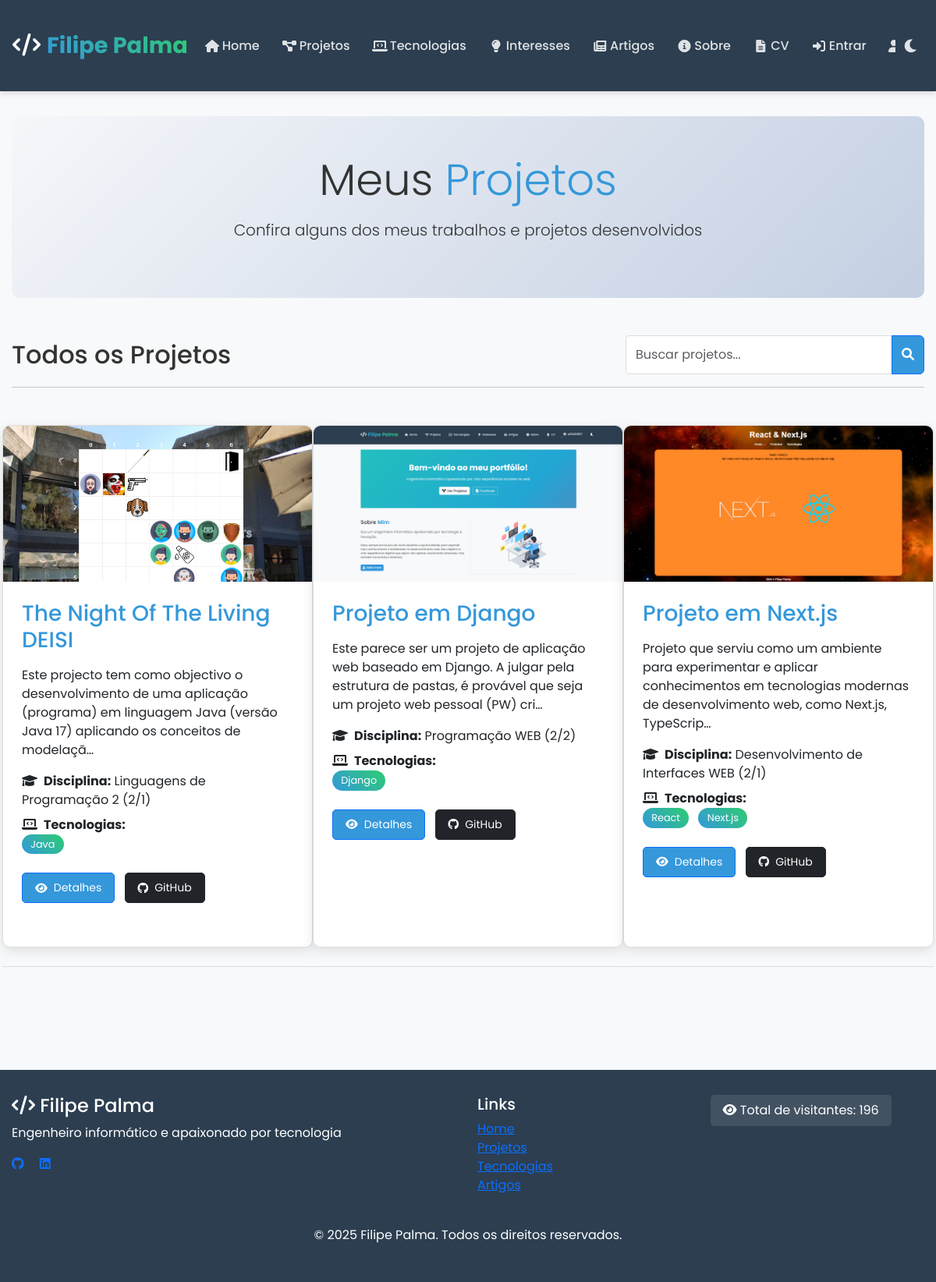
Page /portfolio/projetos/ on the committed database.
### portfolio/models.py (models this page shows, shortened)
class Projeto(models.Model):
    titulo = models.CharField(max_length=200)
    descricao = models.TextField()
    github = models.URLField()
    video_demo = models.URLField(blank=True)
    disciplina = models.ForeignKey(Disciplina, on_delete=models.CASCADE)
    tecnologias = models.ManyToManyField(Tecnologia)
    conceito = models.TextField()  # conceitos aplicados
    desafios = models.TextField()  # desafios técnicos

class ImagemProjeto(models.Model):
    projeto = models.ForeignKey(Projeto, on_delete=models.CASCADE, related_name='imagens')
    imagem = models.ImageField(upload_to='projetos/')

class Disciplina(models.Model):
    nome = models.CharField(max_length=100)
    ano = models.IntegerField()
    semestre = models.CharField(max_length=10)
    docente = models.CharField(max_length=100)
    moodle_url = models.URLField()
    pagina_uc = models.URLField()
    def __str__(self):
        return f"{self.nome} ({self.ano}/{self.semestre})"

class Tecnologia(models.Model):
    nome = models.CharField(max_length=50)
    logo = models.ImageField(upload_to='logos/')
    descricao = models.TextField()
    repositorio = models.URLField(blank=True)

### portfolio/views.py (the view)
# urls.py: path('projetos/', views.projetos_view, name='projetos'),
def projetos_view(request):
    projetos = Projeto.objects.all().prefetch_related('tecnologias', 'imagens')
    return render(request, "portfolio/projetos.html", {"projetos": projetos})

### portfolio/context_processors.py (called while the page is built)
def visitor_count(request):
    return {
        'visitor_count': Visitor.get_total_count()
    }

### portfolio/models.py (called while the page is built)
    @classmethod
    def get_total_count(cls):
        return cls.objects.count()

    @classmethod
    def get_or_create_visitor(cls, session_key):
        visitor, created = cls.objects.get_or_create(session_key=session_key)
        return visitor

### portfolio/templates/portfolio/projetos.html (shortened to what this page needs)
{% extends "portfolio/base.html" %}
{% block content %}
  <section class="highlight-section text-center mb-5">
    <div class="container">
      <h1 class="display-4 mb-3" data-aos="fade-up">Meus <span style="color: var(--primary-color);">Projetos</span></h1>
      <p class="lead mb-4" data-aos="fade-up" data-aos-delay="200">Confira alguns dos meus trabalhos e projetos desenvolvidos</p>
    </div>
  </section>
  <div class="mb-4" data-aos="fade-up">
    <div class="d-flex justify-content-between align-items-center flex-wrap">
      <h2 class="mb-0">Todos os Projetos</h2>
      <div class="input-group w-auto">
        <input type="text" class="form-control" id="projetoSearch" placeholder="Buscar projetos...">
        <button class="btn btn-primary" type="button">
          <i class="fas fa-search"></i>
        </button>
      </div>
    </div>
    <hr>
  </div>
  <div class="row row-cols-1 row-cols-md-2 row-cols-lg-3 g-4 mb-5">
    {% for p in projetos %}
      <div class="col projeto-item" data-aos="fade-up" data-aos-delay="{{ forloop.counter|add:'100' }}">
        <div class="card projeto-card h-100">
          {% if p.imagens.all %}
            {% with first_img=p.imagens.all.0 %}
              <div class="projeto-image">
                <img src="{{ first_img.imagem.url }}" alt="{{ p.titulo }}" class="card-img-top">
              </div>
            {% endwith %}
          {% else %}
            <div class="projeto-image bg-light d-flex align-items-center justify-content-center">
              <i class="fas fa-project-diagram fa-3x text-secondary"></i>
            </div>
          {% endif %}
          <div class="card-body">
            <h3 class="card-title mb-3">{{ p.titulo }}</h3>
            <p class="card-text">{{ p.descricao|truncatechars:150 }}</p>
            <div class="mb-3">
              <p class="mb-2"><strong><i class="fas fa-graduation-cap me-2"></i>Disciplina:</strong> {{ p.disciplina }}</p>
              <div>
                <strong><i class="fas fa-laptop-code me-2"></i>Tecnologias:</strong><br>
                {% for t in p.tecnologias.all %}
                  <span class="tech-badge">{{ t.nome }}</span>
                {% endfor %}
              </div>
            </div>
            <div class="projeto-actions">
              <button type="button" class="btn btn-primary btn-sm btn-action" data-bs-toggle="modal" data-bs-target="#projetoModal{{ p.id }}">
                <i class="fas fa-eye"></i> Detalhes
              </button>
              <a href="{{ p.github }}" target="_blank" class="btn btn-dark btn-sm btn-action">
                <i class="fab fa-github"></i> GitHub
              </a>
            </div>
          </div>
        </div>
      </div>
    {% endfor %}
  </div>
{% endblock %}

### static/portfolio/css/style.css (style rules this page uses)
:root { --primary-color: #3498db; --secondary-color: #2ecc71; --bg-color: #f8f9fa; --text-color: #333; --card-bg: #fff; --header-bg: #2c3e50; --footer-bg: #2c3e50; --border-color: #ddd; --hover-color: #e9ecef; --error-color: #dc3545; }
html, body { overflow-x: hidden; width: 100%; max-width: 100%; }
body { font-family: 'Poppins', sans-serif; background-color: var(--bg-color); color: var(--text-color); transition: all 0.3s ease-in-out; min-height: 100vh; display: flex; flex-direction: column; margin: 0; padding: 0; }
.card { background-color: var(--card-bg); border-radius: 10px; border: 1px solid var(--border-color); overflow: hidden; transition: all 0.3s ease; margin-bottom: 2rem; box-shadow: 0 5px 15px rgba(0, 0, 0, 0.05); }
.card-img-top { width: 100%; height: 200px; object-fit: cover; }
.card-body { padding: 1.5rem; }
.projeto-item { border-bottom: 1px solid var(--border-color); padding: 1.5rem 0; }
.projeto-item h3 { margin-bottom: 1rem; color: var(--primary-color); }
.btn-primary { background-color: var(--primary-color); color: white; }
.form-control { background-color: var(--bg-color); color: var(--text-color); border: 1px solid var(--border-color); }
.btn { position: relative; overflow: hidden; z-index: 1; }
.btn::before { content: ''; position: absolute; top: 0; left: -100%; width: 100%; height: 100%; background: rgba(255, 255, 255, 0.2); transition: left 0.3s ease; z-index: -1; }
.form-control { border: 1px solid var(--border-color); padding: 0.75rem; border-radius: 0.25rem; background-color: var(--card-bg); color: var(--text-color); transition: border-color 0.15s ease-in-out, box-shadow 0.15s ease-in-out; }

### static/portfolio/css/navbar-fix.css (style rules this page uses)
.navbar, .container { max-width: 100vw !important; box-sizing: border-box; overflow-x: hidden; }
body { position: relative; width: 100%; max-width: 100vw; }
.container, .container-fluid { padding-left: 15px; padding-right: 15px; width: 100%; max-width: 100vw; }

### static/portfolio/css/landscape-fix.css (style rules this page uses)
html, body { overflow-x: hidden; max-width: 100%; }

### portfolio/templates/portfolio/projetos.html (style rules this page uses)
.projeto-card { height: 100%; transition: all 0.3s ease; border-radius: 10px; overflow: hidden; box-shadow: 0 5px 15px rgba(0,0,0,0.1); }
.projeto-image { height: 200px; overflow: hidden; }
.projeto-image img { width: 100%; height: 100%; object-fit: cover; transition: transform 0.5s ease; }
.tech-badge { display: inline-block; background: linear-gradient(45deg, var(--primary-color), var(--secondary-color)); color: white; padding: 0.2rem 0.7rem; border-radius: 20px; font-size: 0.8rem; margin-right: 0.5rem; margin-bottom: 0.5rem; }
.projeto-actions { margin-top: 1rem; }
.btn-action { padding: 0.5rem 1rem; border-radius: 5px; margin-right: 0.5rem; text-decoration: none; transition: all 0.3s ease; display: inline-flex; align-items: center; }
.btn-action i { margin-right: 0.5rem; }
.highlight-section { background: linear-gradient(135deg, #f5f7fa 0%, #c3cfe2 100%); padding: 3rem 0; margin-bottom: 3rem; border-radius: 10px; }

### rows in the picture
Projeto: imagens.all.0.imagem (picture), titulo "The Night Of The Living DEISI", descricao "Este projecto tem como objectivo o desenvolvimento de uma aplicação (programa) em linguagem Java (versão Java 17) aplicando os conceitos de modelaçã…", disciplina "Linguagens de Programação 2 (2/1)"
Tecnologia: nome "Java"
Projeto: imagens.all.0.imagem (picture), titulo "Projeto em Django", descricao "Este parece ser um projeto de aplicação web baseado em Django. A julgar pela estrutura de pastas, é provável que seja um projeto web pessoal (PW) cri…", disciplina "Programação WEB (2/2)"
Tecnologia: nome "Django"
Projeto: imagens.all.0.imagem (picture), titulo "Projeto em Next.js", descricao "Projeto que serviu como um ambiente para experimentar e aplicar conhecimentos em tecnologias modernas de desenvolvimento web, como Next.js, TypeScrip…", disciplina "Desenvolvimento de Interfaces WEB (2/1)"
Tecnologia: nome "React"
Tecnologia: nome "Next.js"

### other values in the picture
{{ visitor_count }} "196"
